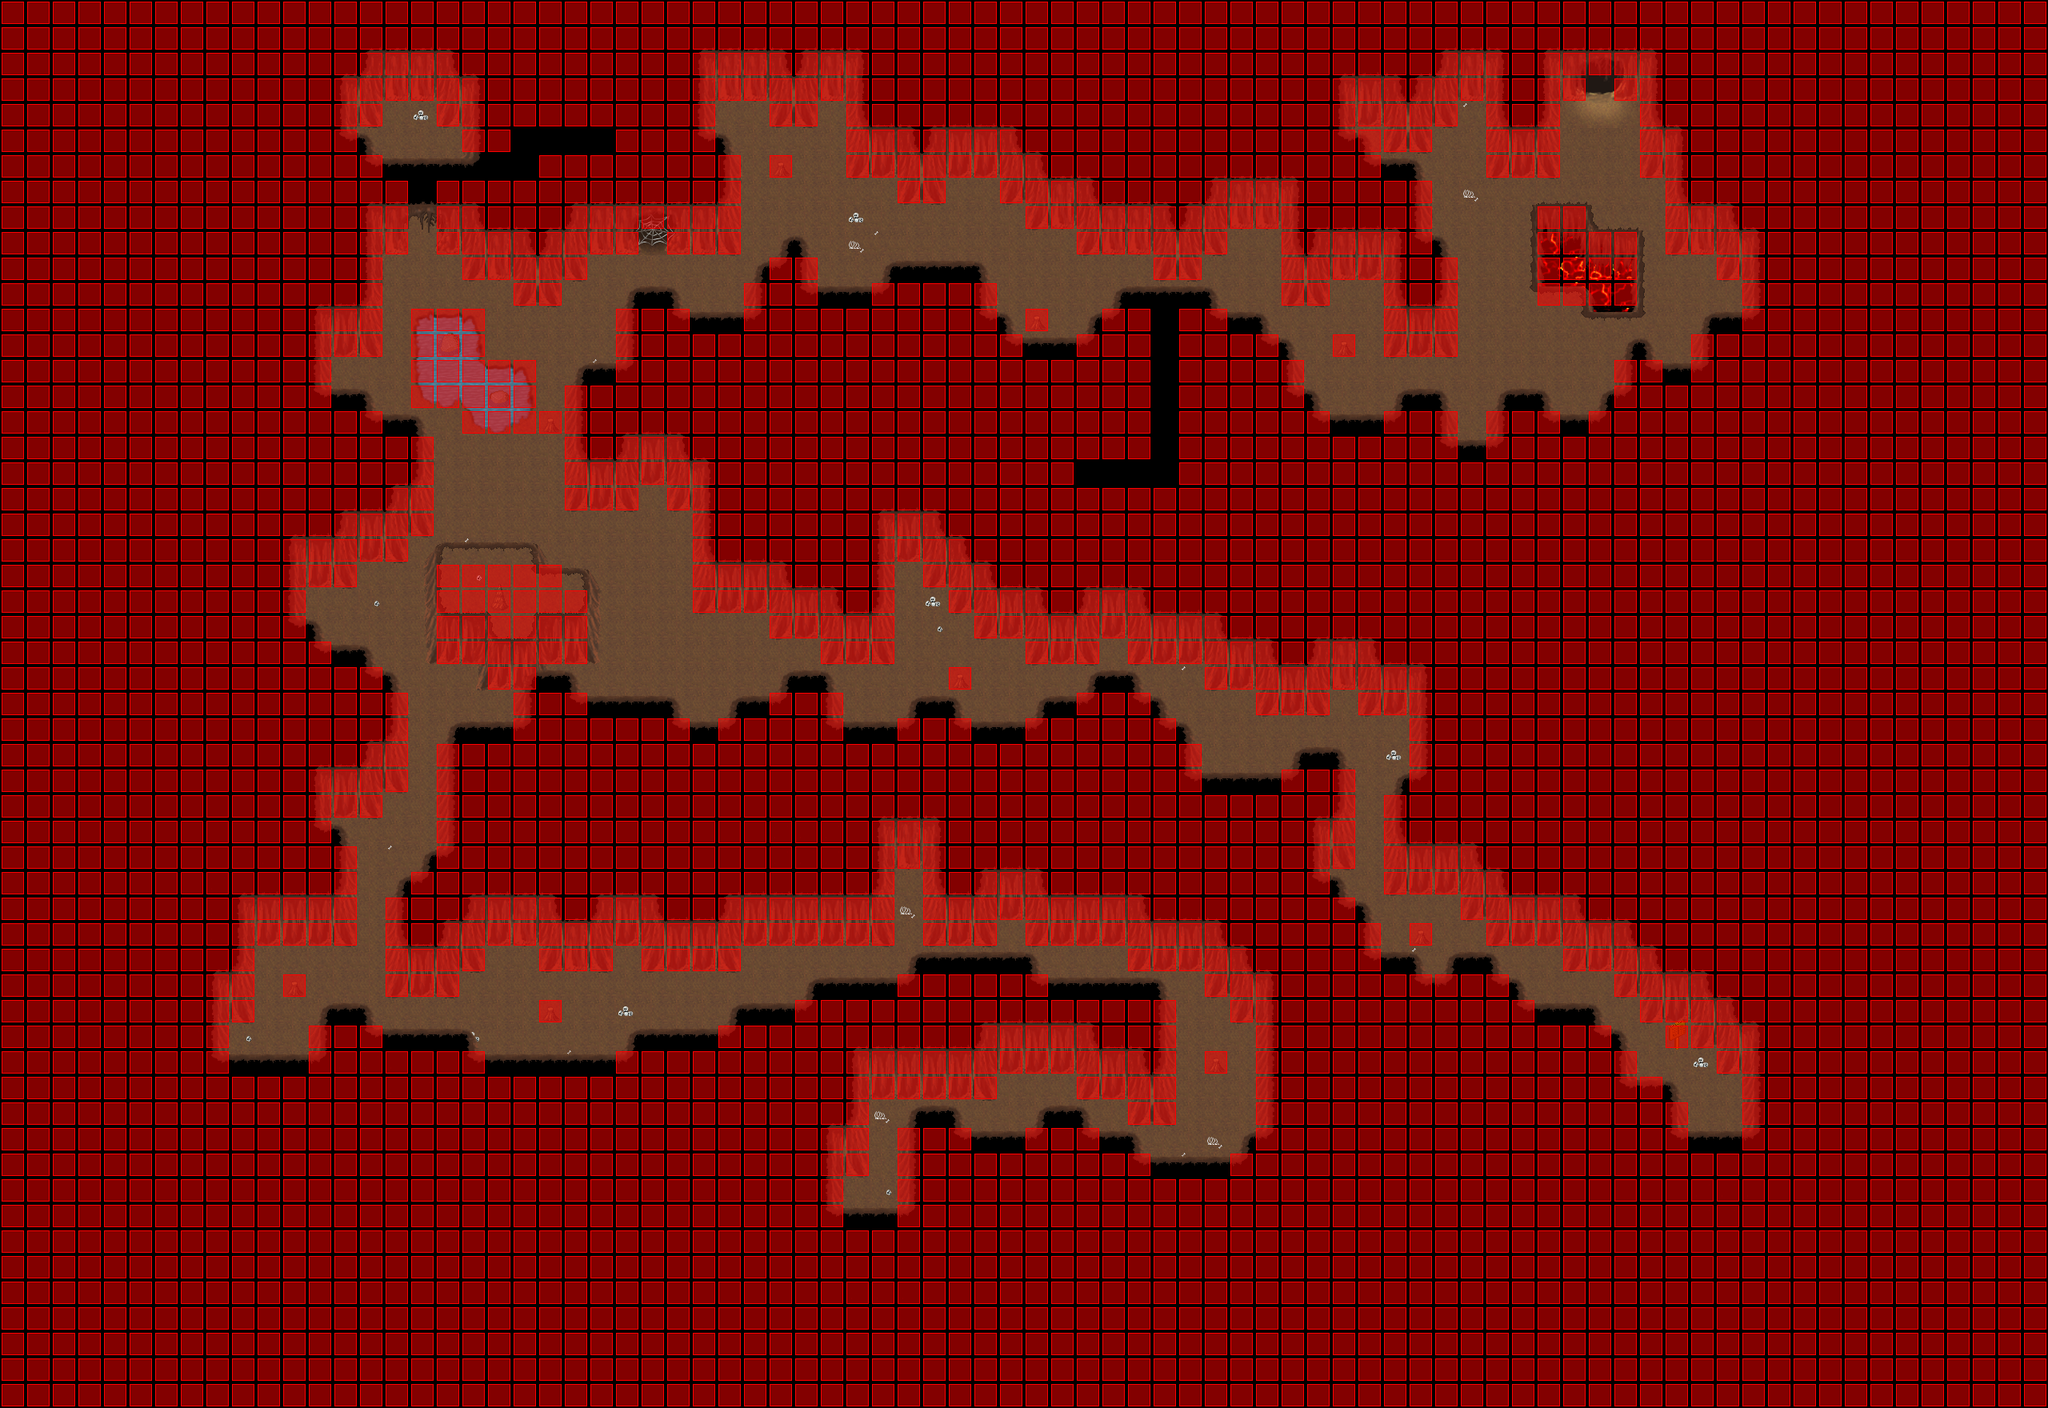

Rendered tile map (Tiled .tmx) drawn with the repository's tilesets; below, a short description and the map source with its tile grids summarised:
An orthogonal 80x55 tile map with 32x32 px tiles, 6 tile layers (Ground, Ground, Ground, Fringe, ...), 6 tilesets and 5 objects (2x WARP, 2x SPAWN, SCRIPT).

<map version="1.0" orientation="orthogonal" width="80" height="55" tilewidth="32" tileheight="32">
 <properties>
  <property name="music" value="inside2.ogg" />
 </properties>
 <tileset firstgid="1" name="collision1_32_32" tilewidth="32" tileheight="32">
  <image source="../graphics/tiles/collision1_32_32.png" width="1024" height="1024" />
 </tileset>
 <tileset firstgid="1025" name="cave3_32_32" tilewidth="32" tileheight="32">
  <image source="../graphics/tiles/cave3_32_32.png" width="1024" height="1024" />
 </tileset>
 <tileset firstgid="2049" name="cave2_32_32" tilewidth="32" tileheight="32">
  <image source="../graphics/tiles/cave2_32_32.png" width="1024" height="1024" />
 </tileset>
 <tileset firstgid="3073" name="cave4_32_32" tilewidth="32" tileheight="32">
  <image source="../graphics/tiles/cave4_32_32.png" width="1024" height="1024" />
 </tileset>
 <tileset firstgid="4097" name="cave1_32_64" tilewidth="32" tileheight="64">
  <image source="../graphics/tiles/cave1_32_64.png" width="1024" height="1024" />
 </tileset>
 <tileset firstgid="4609" name="misc1_32_64" tilewidth="32" tileheight="64">
  <image source="../graphics/tiles/misc1_32_64.png" width="1024" height="1024" />
 </tileset>
 <layer name="Ground" width="80" height="55">
  <data>[4400 cells, 4352 non-empty, 69 distinct tile ids]</data>
 </layer>
 <layer name="Ground" width="80" height="55">
  <data>[4400 cells, 77 non-empty, 58 distinct tile ids]</data>
 </layer>
 <layer name="Ground" width="80" height="55">
  <data>[4400 cells, 2 non-empty, 2 distinct tile ids]</data>
 </layer>
 <layer name="Fringe" width="80" height="55">
  <data>[4400 cells, 5 non-empty, 5 distinct tile ids]</data>
 </layer>
 <layer name="Over" width="80" height="55">
  <data>[4400 cells, 342 non-empty, 15 distinct tile ids]</data>
 </layer>
 <layer name="Collision" width="80" height="55">
  <data>[4400 cells, 3759 non-empty, 1 distinct tile ids]</data>
 </layer>
 <objectgroup name="Object" width="80" height="55" visible="0">
  <object name="Warp to ow-p1-o0-o0" type="WARP" x="1984" y="96" width="32" height="32">
   <properties>
    <property name="DEST_MAP" value="ow-p0001-o0000-o0000" />
    <property name="DEST_X" value="4640" />
    <property name="DEST_Y" value="3024" />
   </properties>
  </object>
  <object name="Fledermaus" type="SPAWN" x="420" y="68" width="1660" height="1388">
   <properties>
    <property name="MAX_BEINGS" value="7" />
    <property name="MONSTER_ID" value="8" />
    <property name="SPAWN_RATE" value="20" />
   </properties>
  </object>
  <object name="External Map Events" type="SCRIPT" x="0" y="0">
   <properties>
    <property name="FILENAME" value="scripts/maps/iw-desert-cave01-o00-o00-n01.lua" />
   </properties>
  </object>
  <object name="Warp to iw-desert-cave01-o00-n01-n01" type="WARP" x="1056" y="1504" width="64" height="32">
   <properties>
    <property name="DEST_MAP" value="iw-desert-cave01-o00-n01-n01" />
    <property name="DEST_X" value="624" />
    <property name="DEST_Y" value="144" />
   </properties>
  </object>
  <object name="Vampirfledermaus" type="SPAWN" x="704" y="640" width="1088" height="352">
   <properties>
    <property name="MAX_BEINGS" value="3" />
    <property name="MONSTER_ID" value="32" />
    <property name="SPAWN_RATE" value="20" />
   </properties>
  </object>
 </objectgroup>
</map>
